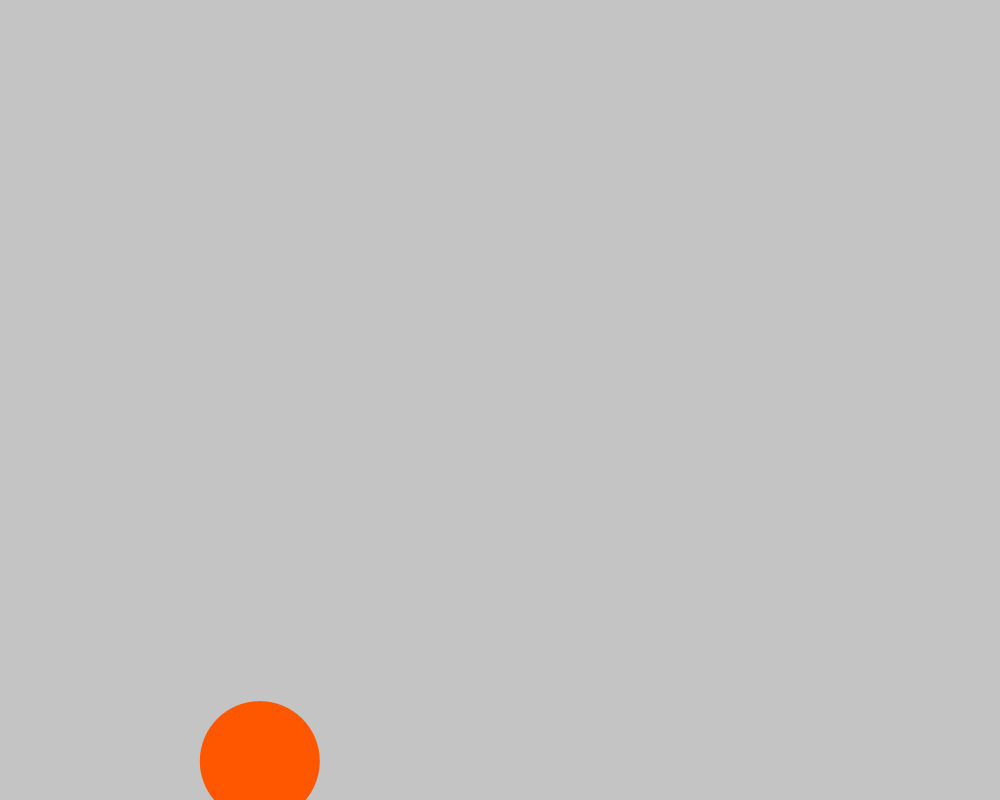
Frame 1 (no input)
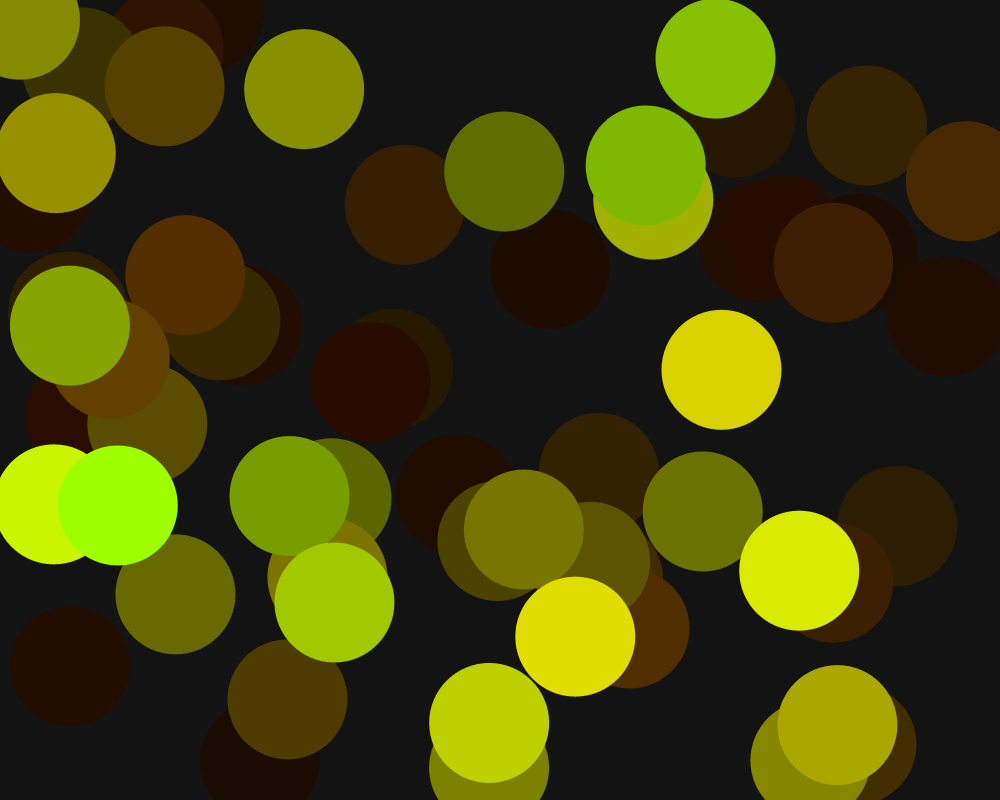
Frame 60 (the mouse pressed at the canvas centre just before this capture)
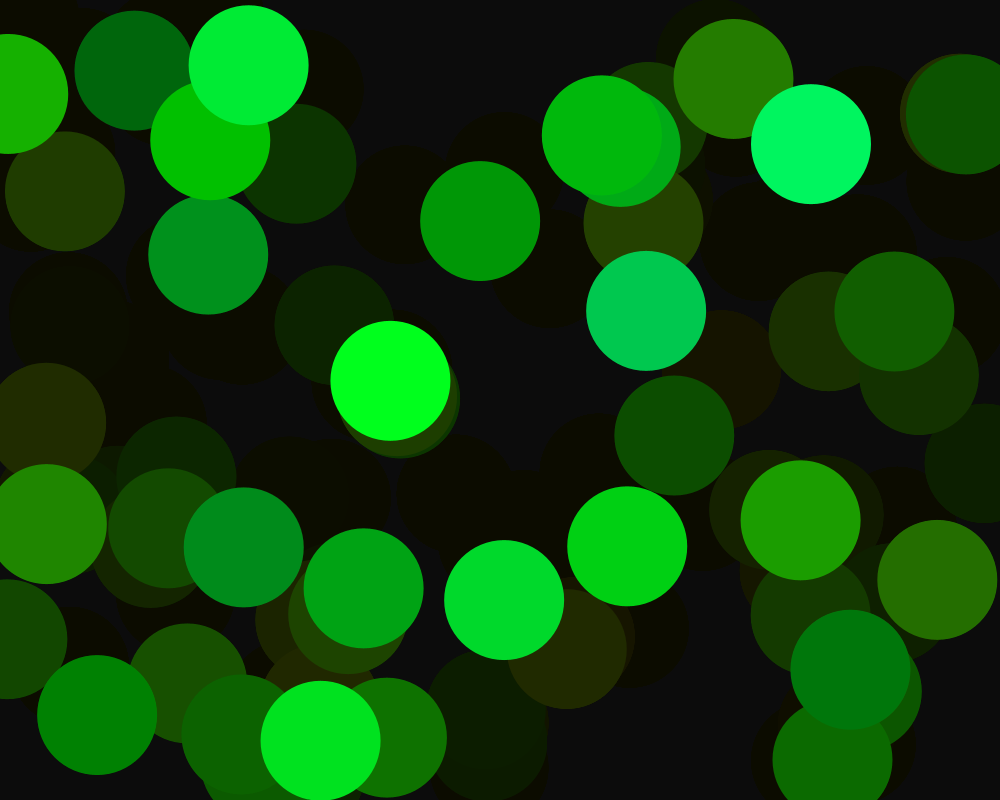
Frame 120 (the mouse held since frame 60 and released just before this capture)

The Processing sketch that drew these frames (run headless with seeded random() and noise(); from frame 60 on, the mouse is pressed at the canvas centre):

// Processing sketch: circles
// ── circles.pde
/*
Random circle drawer :D
*/

float _angle = 0;

void setup()
{
  size(1000,800);
}

void draw()
{
  //partial screen clear
  noStroke();
  fill(color(0,0,0,10));
  rect(0,0,1000,800);
  
//check angle value
  _angle = _angle + 1;
  if(_angle > 360)
  {
    _angle = 0;
  }
  println(_angle);
  drawCircle();
}
 
void drawCircle()
{
  //draw randome circle
  colorMode(HSB,360,100,100);
  float hue = random(_angle,_angle+30);
  float sat = random(100,100);
  float bri = random(150,150);
  color circle_color = color(hue,sat,bri);
  fill(circle_color);
  circle(random(1000),random(800),120);
  //fill(color(random(200),random(0),random(255)));
  //fill(color(255,255,255));
  //circle(mouseX,mouseY,100);
}
